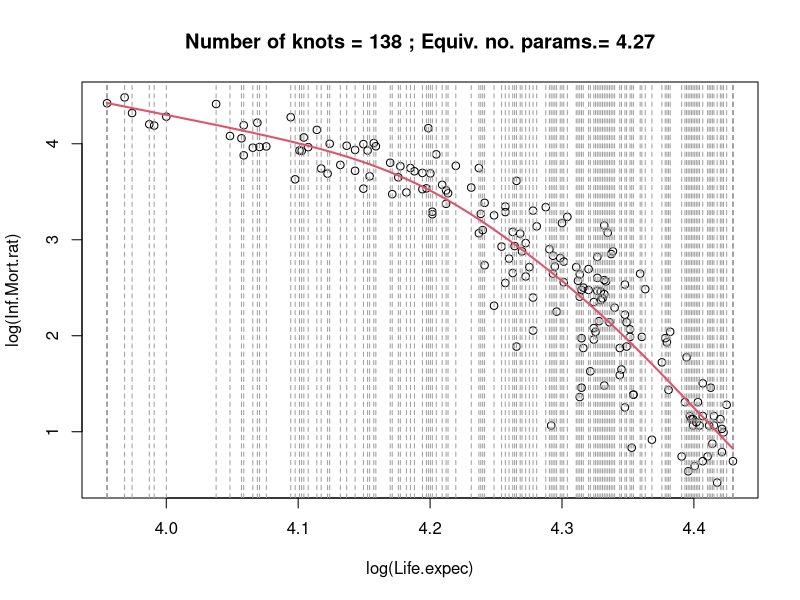
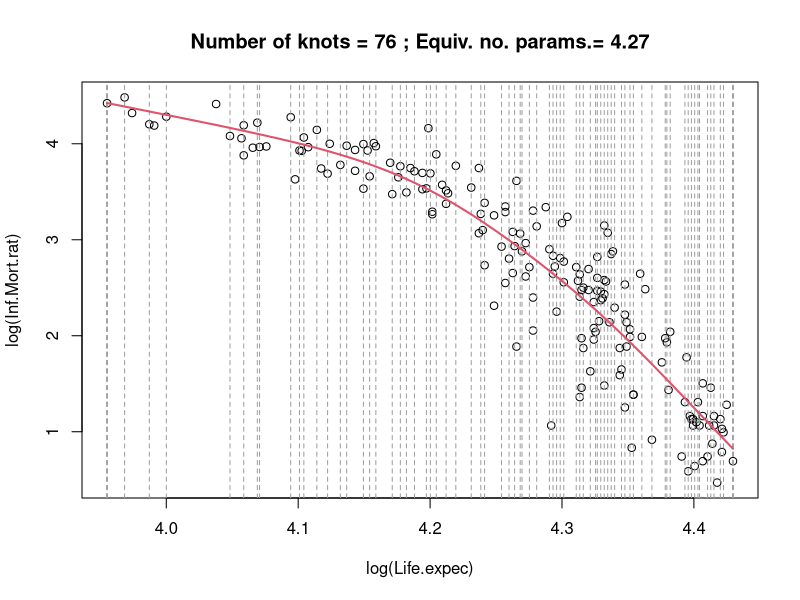
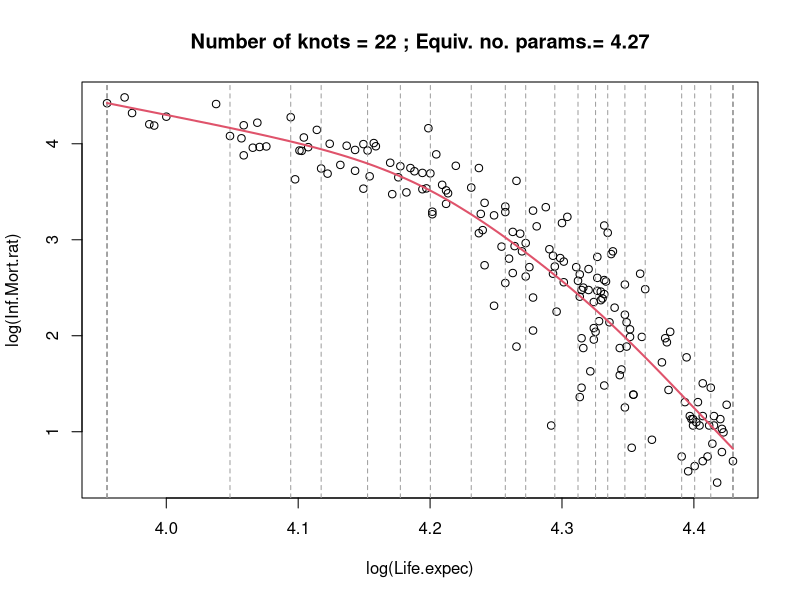
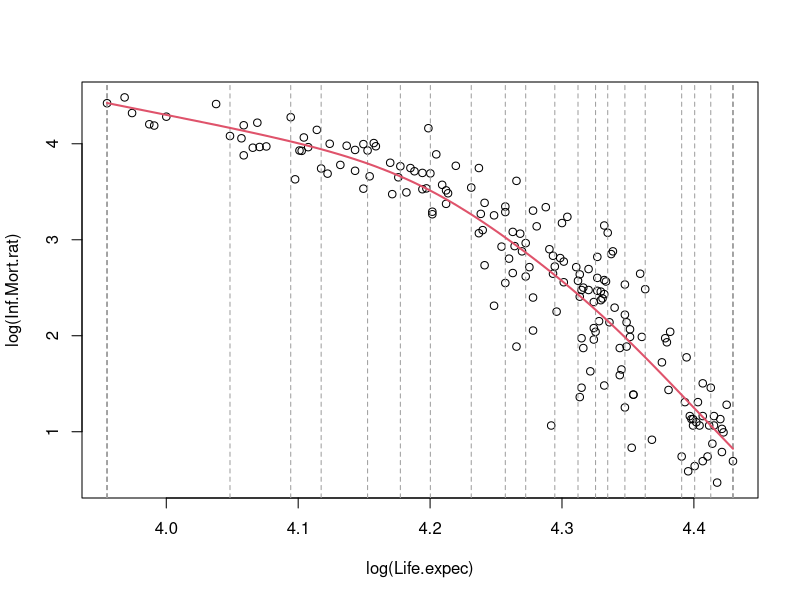
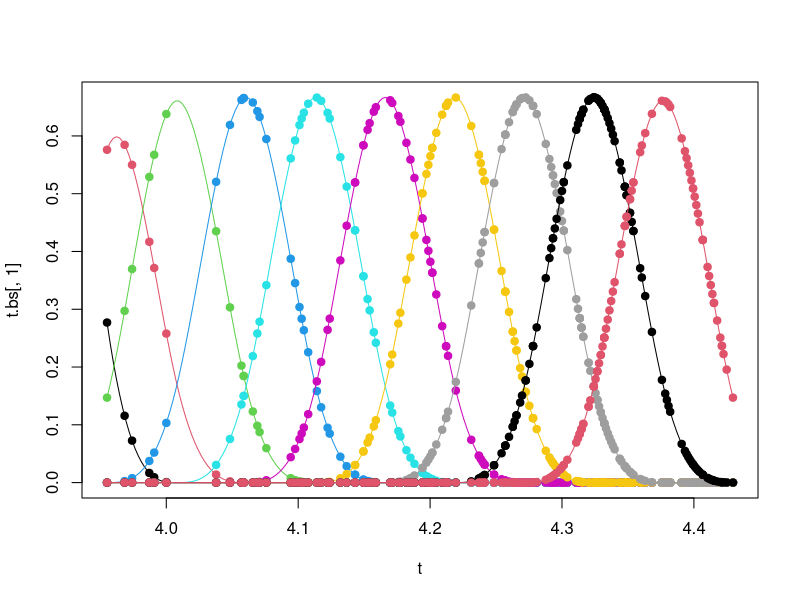
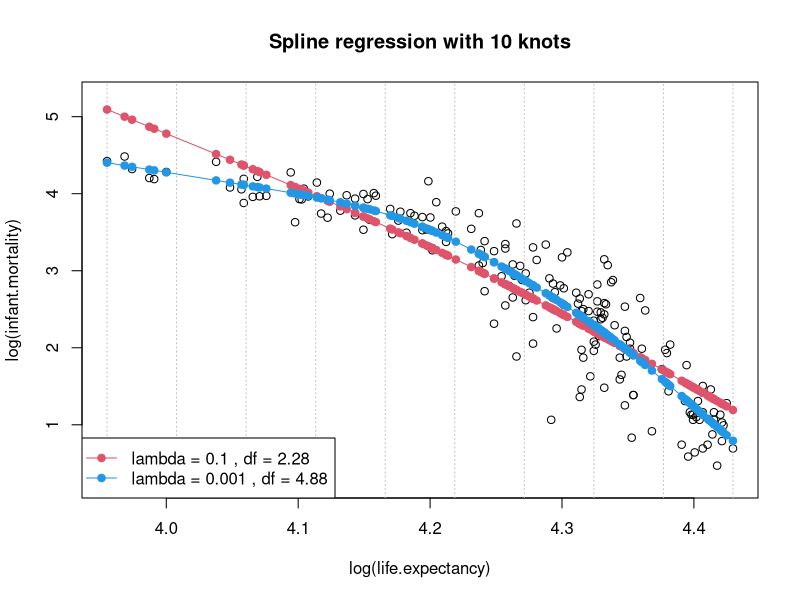

The R script that drew these images, in order:
## ---- chunk 1
knitr::opts_chunk$set(echo = TRUE)
## ---- chunk 2
countries<-read.csv2(file="HDI.2017.subset.csv",row.names = 1)
attach(countries)
head(countries)
names(countries)
# [1] "country_name"   "Life.expec"     "Life.expec.f"
# [4] "Life.expec.m"   "le.fm"          "Inf.Mort.rat"
# [7] "Agric.employ.."
## ---- chunk 3
sm.sp.1 <- smooth.spline(x = log(Life.expec), y = log(Inf.Mort.rat),
                         cv = FALSE, all.knots = TRUE) # using gcv
# if cv = TRUE we will do LOOCV
# default all.knots = false

sm.sp.1 # using 15 interations to optimizing lambda


# scatterplot, + all knots (= gestrichelte line),sum of smoothing terms = 4.27
plot(x = log(Life.expec), y = log(Inf.Mort.rat),
     main=paste("Number of knots =",sm.sp.1$fit$nk,
                "; Equiv. no. params.=",round(sm.sp.1$df,2)))
abline(v=sm.sp.1$fit$min+sm.sp.1$fit$knot*sm.sp.1$fit$range, col=8, lty=2)
lines(sm.sp.1,col=2,lwd=2)
## ---- chunk 4
sm.sp.2 <- smooth.spline(x = log(Life.expec), y = log(Inf.Mort.rat),
                         cv = FALSE, all.knots = FALSE)
sm.sp.2
cat("\nrange(sm.sp.1$y-sm.sp.2$y):")
cat(range(sm.sp.1$y-sm.sp.2$y))

plot(x = log(Life.expec), y = log(Inf.Mort.rat),
     main=paste("Number of knots =",sm.sp.2$fit$nk,
                "; Equiv. no. params.=",round(sm.sp.2$df,2)))
abline(v=sm.sp.2$fit$min+sm.sp.2$fit$knot*sm.sp.2$fit$range, col=8, lty=2)
lines(sm.sp.2,col=2,lwd=2)
## ---- chunk 5
sm.sp.3 <- smooth.spline(x = log(Life.expec), y = log(Inf.Mort.rat),
                         cv = FALSE, all.knots = FALSE, nknots = 20)
sm.sp.3

cat("\nrange(sm.sp.1$y-sm.sp.3$y):")
cat(range(sm.sp.1$y-sm.sp.3$y))

cat("\nrange(sm.sp.2$y-sm.sp.3$y):")
cat(range(sm.sp.2$y-sm.sp.3$y))

plot(x = log(Life.expec), y = log(Inf.Mort.rat),
     main=paste("Number of knots =",sm.sp.3$fit$nk,
                "; Equiv. no. params.=",round(sm.sp.3$df,2)))
abline(v=sm.sp.3$fit$min+sm.sp.3$fit$knot*sm.sp.3$fit$range, col=8, lty=2)
lines(sm.sp.3,col=2,lwd=2)
## ---- chunk 6
plot(x = log(Life.expec), y = log(Inf.Mort.rat))
abline(v=sm.sp.3$fit$min+sm.sp.3$fit$knot*sm.sp.3$fit$range, col=8, lty=2)
lines(sm.sp.1,col=2,lwd=2)
#lines(sm.sp.2,col=3,lwd=2)
#lines(sm.sp.3,col=4,lwd=2)
## ---- chunk 7
library(splines)
x <- lg.le <- log(sort(Life.expec)) # x; sort elements in explanatory variable
y <- lg.im <- log(Inf.Mort.rat)[order(Life.expec)] # y; sort elements the same as explanatory variable (!important)

# plot(x,y)
# lines(x,y)

t <- seq(min(x),max(x),length= 201) # regular grid

n <- length(x) # number of elements
k <- 10 # repeat later with k=40: the resuls are almost identical, number of knots to use in the interval a-b
my.knots <- seq(min(x),max(x),length=k) # = a grid with 10 elements
# my.knots <- quantile(x,seq(0,1,length=k))

# plot(x,y)
# abline(v=my.knots, col=8, lty=2)

# doing regression without smoothing
# the only smoothing we are using is because we are using 12 elements
b.kn <- range(x)+c(-1,1)*.1*(diff(range(x))) # boundary knots, min: -10%, maximum: +10%
X.bs <- bs(x,knots=my.knots,Boundary.knots = b.kn) #compute b-spline basis expansion for vector x
t.bs <- predict(X.bs,t) # evaluate all functions in t
last.col <- dim(X.bs)[2]
X.bs <- X.bs[,-last.col]
# dim(X.bs)
# bs returns functions evluated at given points + additionally  B(xi)
t.bs <- t.bs[,-last.col]

lm.X.bs <- lm(y~x)

plot(t,t.bs[,1],type="l",ylim=c(0,max(t.bs)))
points(x,X.bs[,1],pch=19,col=1)
for (j in 2:k){
  lines(t,t.bs[,j],col=j)
  points(x,X.bs[,j],pch=19,col=j)
}

# points(x, 0*x, pch="|")
# head(X.bs, 10) -> we see that 6 function is 0 at the beginning
# tail(x.bs, 10) -> only last 4 function are different than 0 in the last 10 points
# image(X.bs) -> color map of functions evaluated for each point, uses the matrix Bj(xi) but rotated
## ---- chunk 8
dt <- t[2]-t[1] # difference between 2 points in t
t.bs.d2 <- diff(t.bs,diff=2)/dt^2 # difference of difference divided by dt² -> second derivative
#t.bs.d2 <- splineDesign(my.knots, t,derivs=2+0*t,outer.ok = TRUE)

#ts.plot(t.bs.d2,col=1:k)

# = D
B.bs <- t(t.bs.d2) %*% t.bs.d2 * dt # product of second derivative evaluated for every point at t -> approximation of D in formular

lambda.1 <- .1
lambda.2 <- .001
#coef.bs <- solve(t(X.bs)%*%X.bs + lambda*B.bs)%*%t(X.bs)%*%y
#y.hat <- X.bs %*% coef.bs
H.1 <- X.bs %*% solve(t(X.bs)%*%X.bs + lambda.1*B.bs)%*%t(X.bs) # = smoothing matrix
y.hat.1 <- H.1 %*% y
df.1 <- sum(diag(H.1)) # = equivalent number of parameters

H.2 <- X.bs %*% solve(t(X.bs)%*%X.bs + lambda.2*B.bs)%*%t(X.bs)
y.hat.2 <- H.2 %*% y
df.2 <- sum(diag(H.2))
## ---- chunk 9
plot(x,y,xlab="log(life.expectancy)",ylab="log(infant.mortality)",
     ylim=c(0.25,5.25))
title(paste("Spline regression with",k,"knots"))
abline(v=my.knots,col="grey",lty=3)
points(x,y.hat.1,pch=19,col=2)
lines(x,y.hat.1,col=2)
points(x,y.hat.2,pch=19,col=4)
lines(x,y.hat.2,col=4)
legend("bottomleft",
       legend=c(paste("lambda =",lambda.1,", df =",round(df.1,2)),
                paste("lambda =",lambda.2,", df =",round(df.2,2))),
       col=c(2,4),pch=19,lty=1)

# points(x,lm.X.bs$fitted.values, col="magenta", pch=19)
# lines(x,lm.X.bs$fitted.values, col="magenta", pch=19)

